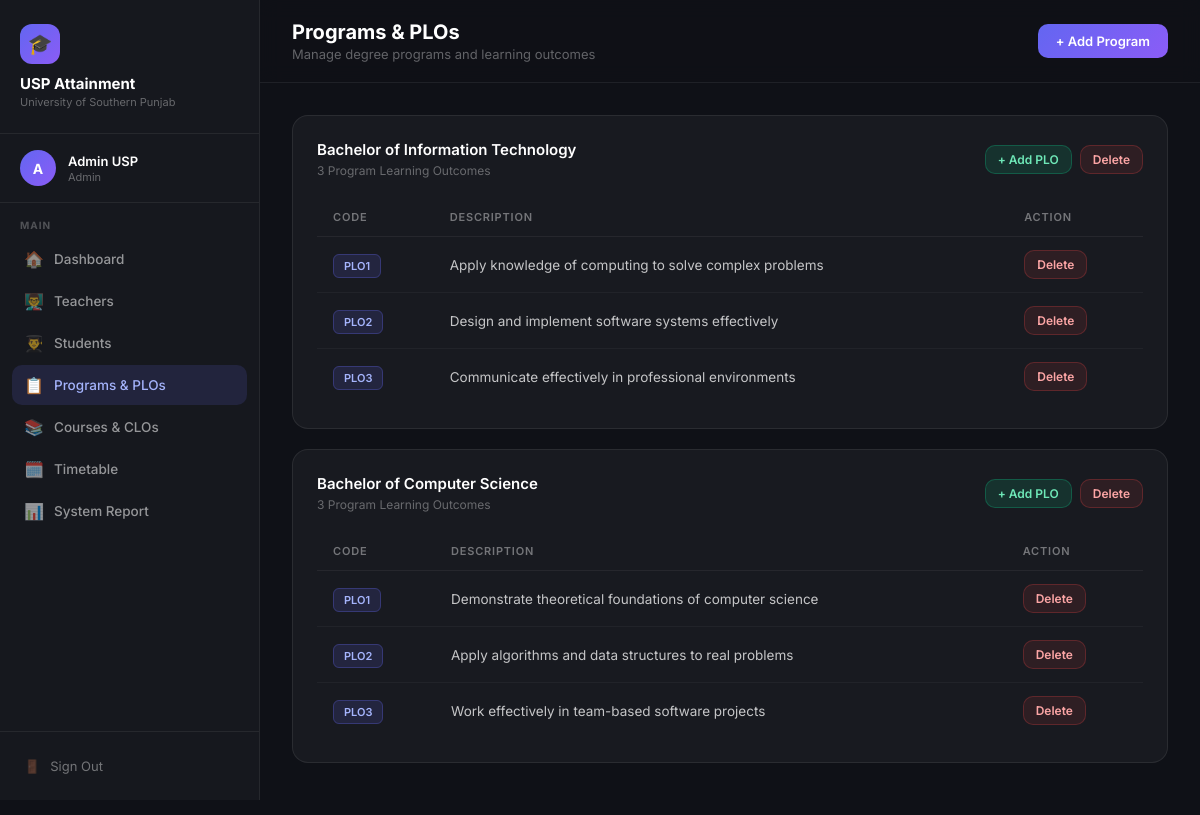
The app's page /admin/programs (signed in) with its own data.
### models.py (models this page shows, shortened)
class User(db.Model, UserMixin):
    id = db.Column(db.Integer, primary_key=True)
    name = db.Column(db.String(200), nullable=False)
    email = db.Column(db.String(200), unique=True, nullable=False)
    password_hash = db.Column(db.String(256), nullable=False)
    role = db.Column(db.String(20), nullable=False)  # admin, teacher, student

class Program(db.Model):
    id = db.Column(db.Integer, primary_key=True)
    name = db.Column(db.String(200), nullable=False)
    plos = db.relationship('PLO', backref='program', lazy=True, cascade='all, delete-orphan')
    courses = db.relationship('Course', backref='program', lazy=True)

class PLO(db.Model):
    id = db.Column(db.Integer, primary_key=True)
    program_id = db.Column(db.Integer, db.ForeignKey('program.id'), nullable=False)
    plo_code = db.Column(db.String(10), nullable=False)
    description = db.Column(db.String(500), nullable=False)

### admin.py (the view)
@admin_bp.route('/programs')
@login_required
@admin_required
def programs():
    programs = Program.query.all()
    return render_template('admin/programs.html', programs=programs)

### admin.py (called while the page is built)
def admin_required(f):
    @wraps(f)
    def decorated(*args, **kwargs):
        if current_user.role != 'admin':
            return redirect(url_for('auth.login'))
        return f(*args, **kwargs)
    return decorated

### app.py (called while the page is built)
@login_manager.user_loader
def load_user(user_id):
    return User.query.get(int(user_id))

### templates/admin/programs.html (shortened to what this page needs)
{% extends 'base.html' %}
{% block page_title %}Programs & PLOs{% endblock %}
{% block page_sub %}Manage degree programs and learning outcomes{% endblock %}
{% block sidebar_nav %}
<div class="nav-section">
    <div class="nav-section-title">Main</div>
    <a href="{{ url_for('admin.dashboard') }}" class="nav-link"><span class="icon">🏠</span> Dashboard</a>
    <a href="{{ url_for('admin.teachers') }}" class="nav-link"><span class="icon">👨‍🏫</span> Teachers</a>
    <a href="{{ url_for('admin.students') }}" class="nav-link"><span class="icon">👨‍🎓</span> Students</a>
    <a href="{{ url_for('admin.programs') }}" class="nav-link active"><span class="icon">📋</span> Programs & PLOs</a>
    <a href="{{ url_for('admin.courses') }}" class="nav-link"><span class="icon">📚</span> Courses & CLOs</a>
    <a href="{{ url_for('admin.timetable') }}" class="nav-link"><span class="icon">🗓️</span> Timetable</a>
    <a href="{{ url_for('admin.report') }}" class="nav-link"><span class="icon">📊</span> System Report</a>
</div>
{% endblock %}
{% block topbar_actions %}
<button class="btn btn-primary" onclick="openModal('addProgramModal')">+ Add Program</button>
{% endblock %}
{% block content %}
{% if programs %}
{% for program in programs %}
<div class="card" style="margin-bottom:20px;">
    <div class="card-header">
        <div>
            <div class="card-title">{{ program.name }}</div>
            <div style="font-size:12px;color:rgba(255,255,255,0.35);margin-top:4px;">{{ program.plos|length }} Program Learning Outcomes</div>
        </div>
        <div style="display:flex;gap:8px;">
            <button class="btn btn-success btn-sm" onclick="openModal('addPloModal{{ program.id }}')">+ Add PLO</button>
            <form method="POST" action="{{ url_for('admin.delete_program', id=program.id) }}" onsubmit="return confirm('Delete this program?');" style="display:inline;">
                <button type="submit" class="btn btn-danger btn-sm">Delete</button>
            </form>
        </div>
    </div>
    {% if program.plos %}
    <div class="table-wrap">
        <table>
            <thead>
                <tr><th>Code</th><th>Description</th><th>Action</th></tr>
            </thead>
            <tbody>
                {% for plo in program.plos %}
                <tr>
                    <td><span class="badge badge-purple">{{ plo.plo_code }}</span></td>
                    <td>{{ plo.description }}</td>
                    <td>
                        <form method="POST" action="{{ url_for('admin.delete_plo', id=plo.id) }}" onsubmit="return confirm('Delete this PLO?');" style="display:inline;">
                            <button type="submit" class="btn btn-danger btn-sm">Delete</button>
                        </form>
                    </td>
                </tr>
                {% endfor %}
            </tbody>
        </table>
    </div>
    {% else %}
    <div class="empty"><div class="empty-icon">🎯</div><p>No PLOs added yet</p></div>
    {% endif %}
</div>
{% endfor %}
{% else %}
<div class="empty"><div class="empty-icon">📋</div><p>No programs yet</p><button class="btn btn-primary" onclick="openModal('addProgramModal')">Add First Program</button></div>
{% endif %}
{% endblock %}

### templates/base.html (shortened to what this page needs)
<!DOCTYPE html>
<html lang="en">
<head>
</head>
<body>
    <div class="sidebar">
        <div class="sidebar-brand">
            <div class="brand-icon">🎓</div>
            <div class="brand-name">USP Attainment</div>
            <div class="brand-sub">University of Southern Punjab</div>
        </div>
        <div class="sidebar-user">
            <div class="user-avatar">{{ current_user.name[0] }}</div>
            <div>
                <div class="user-name">{{ current_user.name }}</div>
                <div class="user-role">{{ current_user.role }}</div>
            </div>
        </div>
        <nav class="sidebar-nav">
            {% block sidebar_nav %}{% endblock %}
        </nav>
        <div class="sidebar-footer">
            <a href="{{ url_for('auth.logout') }}" class="btn-logout">
                <span>🚪</span> Sign Out
            </a>
        </div>
    </div>
    <div class="main">
        <div class="topbar">
            <div>
                <div class="topbar-title">{% block page_title %}Dashboard{% endblock %}</div>
                <div class="topbar-sub">{% block page_sub %}{% endblock %}</div>
            </div>
            {% block topbar_actions %}{% endblock %}
        </div>
        <div class="content">
            {% block content %}{% endblock %}
        </div>
    </div>
</body>
</html>

### templates/base.html (style rules this page uses)
* { margin: 0; padding: 0; box-sizing: border-box; }
body { font-family: 'Inter', sans-serif; background: #0f1117; color: #e2e8f0; min-height: 100vh; display: flex; }
.sidebar { width: 260px; min-height: 100vh; background: rgba(255,255,255,0.03); border-right: 1px solid rgba(255,255,255,0.07); display: flex; flex-direction: column; position: fixed; top: 0; left: 0; height: 100vh; z-index: 100; }
.sidebar-brand { padding: 24px 20px; border-bottom: 1px solid rgba(255,255,255,0.07); }
.brand-icon { width: 40px; height: 40px; background: linear-gradient(135deg, #6366f1, #8b5cf6); border-radius: 12px; display: flex; align-items: center; justify-content: center; font-size: 20px; margin-bottom: 10px; }
.brand-name { font-size: 15px; font-weight: 700; color: #fff; }
.brand-sub { font-size: 11px; color: rgba(255,255,255,0.35); margin-top: 2px; }
.sidebar-user { padding: 16px 20px; border-bottom: 1px solid rgba(255,255,255,0.07); display: flex; align-items: center; gap: 12px; }
.user-avatar { width: 36px; height: 36px; border-radius: 50%; background: linear-gradient(135deg, #6366f1, #8b5cf6); display: flex; align-items: center; justify-content: center; font-size: 14px; font-weight: 700; color: white; flex-shrink: 0; }
.user-name { font-size: 13px; font-weight: 600; color: #fff; }
.user-role { font-size: 11px; color: rgba(255,255,255,0.35); text-transform: capitalize; margin-top: 1px; }
.sidebar-nav { flex: 1; padding: 16px 12px; overflow-y: auto; }
.nav-section { margin-bottom: 24px; }
.nav-section-title { font-size: 10px; font-weight: 700; color: rgba(255,255,255,0.25); text-transform: uppercase; letter-spacing: 1px; padding: 0 8px; margin-bottom: 8px; }
.nav-link { display: flex; align-items: center; gap: 10px; padding: 10px 12px; border-radius: 10px; color: rgba(255,255,255,0.55); font-size: 13.5px; font-weight: 500; text-decoration: none; transition: all 0.15s; margin-bottom: 2px; }
.nav-link.active { background: rgba(99,102,241,0.15); color: #a5b4fc; }
.nav-link .icon { font-size: 16px; width: 20px; text-align: center; }
.sidebar-footer { padding: 16px 12px; border-top: 1px solid rgba(255,255,255,0.07); }
.btn-logout { display: flex; align-items: center; gap: 10px; padding: 10px 12px; border-radius: 10px; color: rgba(255,255,255,0.4); font-size: 13px; text-decoration: none; transition: all 0.15s; width: 100%; background: none; border: none; cursor: pointer; font-family: 'Inter', sans-serif; }
.main { margin-left: 260px; flex: 1; min-height: 100vh; }
.topbar { padding: 20px 32px; border-bottom: 1px solid rgba(255,255,255,0.07); display: flex; align-items: center; justify-content: space-between; background: rgba(15,17,23,0.8); backdrop-filter: blur(10px); position: sticky; top: 0; z-index: 50; }
.topbar-title { font-size: 20px; font-weight: 700; color: #fff; }
.topbar-sub { font-size: 13px; color: rgba(255,255,255,0.35); margin-top: 2px; }
.content { padding: 32px; }
.card { background: rgba(255,255,255,0.04); border: 1px solid rgba(255,255,255,0.08); border-radius: 16px; padding: 24px; }
.card-header { display: flex; align-items: center; justify-content: space-between; margin-bottom: 20px; }
.card-title { font-size: 15px; font-weight: 600; color: #fff; }
.table-wrap { overflow-x: auto; }
table { width: 100%; border-collapse: collapse; }
th { color: rgba(255,255,255,0.4); font-size: 11px; font-weight: 600; text-transform: uppercase; letter-spacing: 0.8px; padding: 12px 16px; text-align: left; border-bottom: 1px solid rgba(255,255,255,0.06); }
td { padding: 13px 16px; border-bottom: 1px solid rgba(255,255,255,0.04); font-size: 13.5px; color: rgba(255,255,255,0.75); }
tr:last-child td { border-bottom: none; }
.badge { font-size: 11px; font-weight: 600; padding: 4px 10px; border-radius: 6px; }
.badge-purple { background: rgba(99,102,241,0.15); border: 1px solid rgba(99,102,241,0.3); color: #a5b4fc; }
.btn { display: inline-block; padding: 9px 18px; border-radius: 10px; font-size: 13px; font-weight: 600; cursor: pointer; font-family: 'Inter', sans-serif; border: none; transition: all 0.2s; text-decoration: none; }
.btn-primary { background: linear-gradient(135deg, #6366f1, #8b5cf6); color: white; }
.btn-danger { background: rgba(239,68,68,0.1); border: 1px solid rgba(239,68,68,0.25); color: #fca5a5; }
.btn-sm { padding: 6px 12px; font-size: 12px; }
.btn-success { background: rgba(16,185,129,0.15); border: 1px solid rgba(16,185,129,0.3); color: #6ee7b7; }

### records on screen
User: name "A", name "Admin USP", role "Admin"
Program: name "Bachelor of Information Technology", plos|length "3"
PLO: plo_code "PLO1", description "Apply knowledge of computing to solve complex problems"
PLO: plo_code "PLO2", description "Design and implement software systems effectively"
PLO: plo_code "PLO3", description "Communicate effectively in professional environments"
Program: name "Bachelor of Computer Science", plos|length "3"
PLO: plo_code "PLO1", description "Demonstrate theoretical foundations of computer science"
PLO: plo_code "PLO2", description "Apply algorithms and data structures to real problems"
PLO: plo_code "PLO3", description "Work effectively in team-based software projects"
